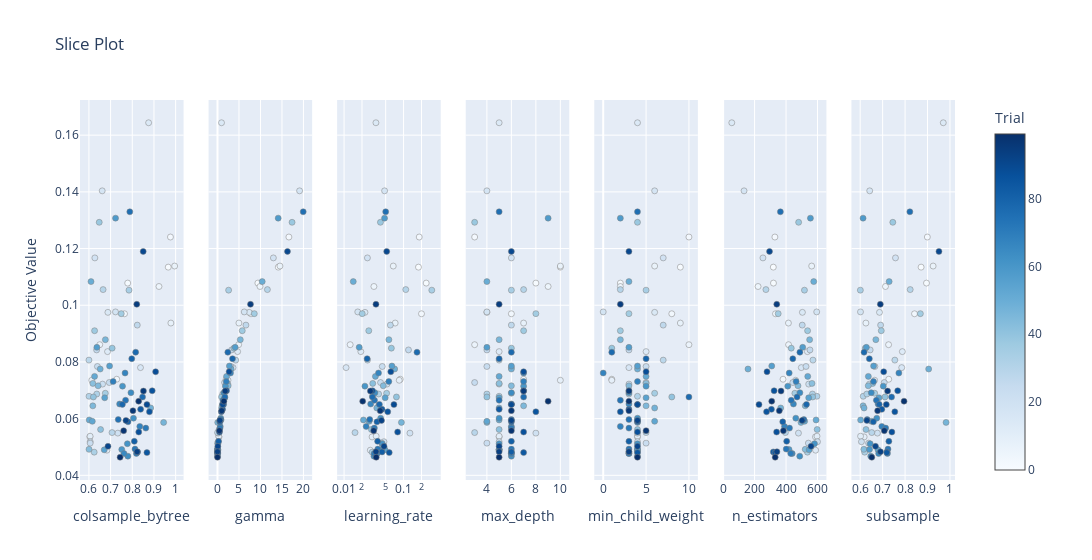

The notebook cell this image was saved under:
### Code cell
# Slice plot (zoom in on individual parameters)
vis.plot_slice(study)
